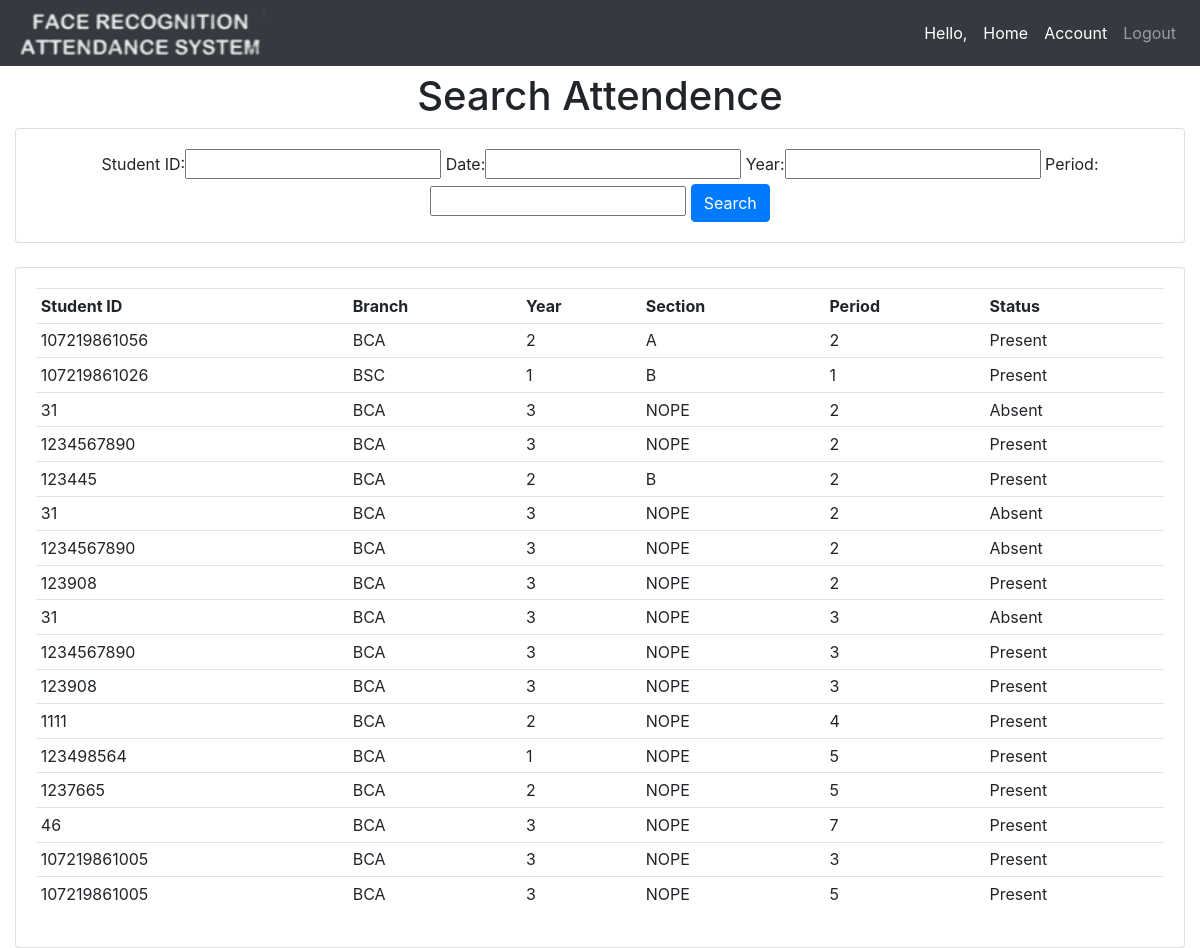
/searchattendence/, run on the app's committed database.
### attendence_sys/models.py (models this page shows, shortened)
class Attendence(models.Model):
    Faculty_Name = models.CharField(max_length=200, null=True, blank=True)
    Student_ID = models.CharField(max_length=200, null=True, blank=True)
    date = models.DateField(auto_now_add = True, null = True)
    time = models.TimeField(auto_now_add=True, null = True)
    branch = models.CharField(max_length=200, null = True)
    year = models.CharField(max_length=200, null = True)
    section = models.CharField(max_length=200, null = True)
    period = models.CharField(max_length=200, null = True)
    status = models.CharField(max_length=200, null = True, default='Absent')

### attendence_sys/views.py (the view)
# urls.py: path('searchattendence/', views.searchAttendence, name='searchattendence'),
def searchAttendence(request):
    attendences = Attendence.objects.all()
    myFilter = AttendenceFilter(request.GET, queryset=attendences)
    attendences = myFilter.qs
    context = {'myFilter':myFilter, 'attendences': attendences, 'ta':False}
    return render(request, 'attendence_sys/attendence.html', context)

### attendence_sys/templates/attendence_sys/attendence.html (shortened to what this page needs)
{% extends 'attendence_sys/main.html' %}
{% block content %}
{% if ta == False %}
<center><h1>Search Attendence</h1></center>
<div class="row">
	<div class="col">
		<div class="card card-body">
			<center>
				<form method="get">
					{{myFilter.form}}
		    		<button class="btn btn-primary" type="submit">Search</button>
				</form>
			</center>
		</div>
	</div>
</div>
<br>
<div class="row">
	<div class="col-sm-12">
		<div class="card card-body">
			<table class="table table-sm">
				<tr>
					<th>Student ID</th>
					<th>Branch</th>
					<th>Year</th>
					<th>Section</th>
					<th>Period</th>
					<th>Status</th>
				</tr>
				{% for attendence in attendences %}
				<tr>
                    <td>{{ attendence.Student_ID }}</td>
					<td>{{ attendence.branch }}</td>
					<td>{{ attendence.year }}</td>
					<td>{{ attendence.section }}</td>
					<td>{{ attendence.period }}</td>
					<td>{{ attendence.status }}</td>
				</tr>
				{% endfor %}
			</table>
		</div>
	</div>
</div>
{% endif %}
{% endblock %}

### attendence_sys/templates/attendence_sys/main.html (shortened to what this page needs)
<!DOCTYPE html>
<html>
<head>
	<link rel="stylesheet" href="https://stackpath.bootstrapcdn.com/bootstrap/4.3.1/css/bootstrap.min.css">
</head>
<body>
	{%  include 'attendence_sys/navbar.html' %}
	<br>
<br>
<br>
	<div class="container-fluid">
	{% block content %}
	{% endblock %}
    </div>
</body>
</html>

### attendence_sys/templates/attendence_sys/navbar.html (shortened to what this page needs)
{% load static %}
<nav class="navbar navbar-expand-lg navbar-dark fixed-top bg-dark">
 <img src="{% static 'images/logo4.png' %}" height="50px" width="250px">
  <div class="collapse navbar-collapse" id="navbarNav">
    <ul class="navbar-nav ml-auto">
      <li class="nav-item active">
        <span class="nav-link">Hello, {{ request.user.faculty }}</span>
      </li>
      <li class="nav-item active">
        <a href="{% url 'home' %}" class="nav-link">Home</a>
      </li>
      <li class="nav-item active">
        <a class="nav-link" href="{% url 'account' %}">Account</a>
      </li>
      <li class="nav-item">
        <a class="nav-link" href="{% url 'logout' %}">Logout</a>
      </li>
    </ul>
  </div>
</nav>

### data on the page
Attendence: Student_ID "107219861056", branch "BCA", year "2", section "A", period "2", status "Present"
Attendence: Student_ID "107219861026", branch "BSC", year "1", section "B", period "1", status "Present"
Attendence: Student_ID "31", branch "BCA", year "3", section "NOPE", period "2", status "Absent"
Attendence: Student_ID "1234567890", branch "BCA", year "3", section "NOPE", period "2", status "Present"
Attendence: Student_ID "123445", branch "BCA", year "2", section "B", period "2", status "Present"
Attendence: Student_ID "31", branch "BCA", year "3", section "NOPE", period "2", status "Absent"
Attendence: Student_ID "1234567890", branch "BCA", year "3", section "NOPE", period "2", status "Absent"
Attendence: Student_ID "123908", branch "BCA", year "3", section "NOPE", period "2", status "Present"
Attendence: Student_ID "31", branch "BCA", year "3", section "NOPE", period "3", status "Absent"
Attendence: Student_ID "1234567890", branch "BCA", year "3", section "NOPE", period "3", status "Present"
Attendence: Student_ID "123908", branch "BCA", year "3", section "NOPE", period "3", status "Present"
Attendence: Student_ID "1111", branch "BCA", year "2", section "NOPE", period "4", status "Present"
Attendence: Student_ID "123498564", branch "BCA", year "1", section "NOPE", period "5", status "Present"
Attendence: Student_ID "1237665", branch "BCA", year "2", section "NOPE", period "5", status "Present"
Attendence: Student_ID "46", branch "BCA", year "3", section "NOPE", period "7", status "Present"
Attendence: Student_ID "107219861005", branch "BCA", year "3", section "NOPE", period "3", status "Present"
Attendence: Student_ID "107219861005", branch "BCA", year "3", section "NOPE", period "5", status "Present"
